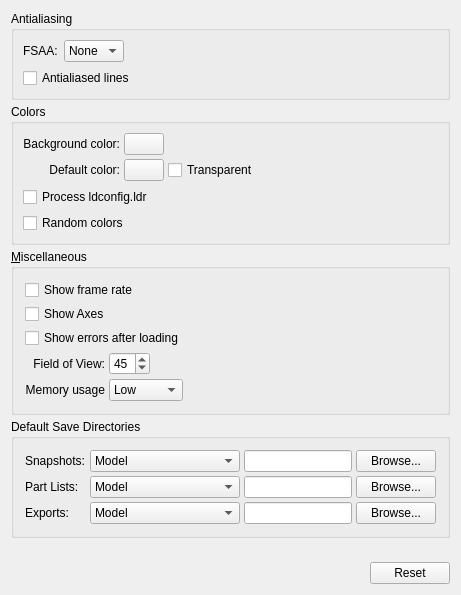
     <widget class="QWidget" name="generalTab">
      <attribute name="title">
       <string>General</string>
      </attribute>
      <layout class="QVBoxLayout">
       <property name="spacing">
        <number>4</number>
       </property>
       <property name="leftMargin">
        <number>11</number>
       </property>
       <property name="topMargin">
        <number>11</number>
       </property>
       <property name="rightMargin">
        <number>11</number>
       </property>
       <property name="bottomMargin">
        <number>11</number>
       </property>
       <item>
        <widget class="QGroupBox" name="fsaaBox">
         <property name="title">
          <string>Antialiasing</string>
         </property>
         <layout class="QVBoxLayout" name="verticalLayout">
          <item>
           <layout class="QHBoxLayout" name="horizontalLayout">
            <item>
             <widget class="QLabel" name="fsaaModeLabel">
              <property name="text">
               <string>FSAA:</string>
              </property>
             </widget>
            </item>
            <item>
             <widget class="QComboBox" name="fsaaModeBox">
              <property name="currentText">
               <string>None</string>
              </property>
              <property name="currentIndex">
               <number>0</number>
              </property>
              <item>
               <property name="text">
                <string>None</string>
               </property>
              </item>
              <item>
               <property name="text">
                <string>4x</string>
               </property>
              </item>
              <item>
               <property name="text">
                <string>8x</string>
               </property>
              </item>
             </widget>
            </item>
            <item>
             <spacer name="horizontalSpacer">
              <property name="orientation">
               <enum>Qt::Horizontal</enum>
              </property>
              <property name="sizeHint" stdset="0">
               <size>
                <width>40</width>
                <height>20</height>
               </size>
              </property>
             </spacer>
            </item>
           </layout>
          </item>
          <item>
           <layout class="QHBoxLayout" name="horizontalLayout_2">
            <item>
             <widget class="QCheckBox" name="aaLinesButton">
              <property name="text">
               <string>Antialiased lines</string>
              </property>
             </widget>
            </item>
            <item>
             <spacer name="horizontalSpacer_2">
              <property name="orientation">
               <enum>Qt::Horizontal</enum>
              </property>
              <property name="sizeHint" stdset="0">
               <size>
                <width>68</width>
                <height>20</height>
               </size>
              </property>
             </spacer>
            </item>
           </layout>
          </item>
         </layout>
        </widget>
       </item>
       <item>
        <widget class="QGroupBox" name="generalColorBox">
         <property name="sizePolicy">
          <sizepolicy hsizetype="Expanding" vsizetype="Fixed">
           <horstretch>0</horstretch>
           <verstretch>0</verstretch>
          </sizepolicy>
         </property>
         <property name="title">
          <string>Colors</string>
         </property>
         <layout class="QVBoxLayout" name="verticalLayout_2">
          <item>
           <layout class="QGridLayout">
            <property name="leftMargin">
             <number>0</number>
            </property>
            <property name="topMargin">
             <number>0</number>
            </property>
            <property name="rightMargin">
             <number>0</number>
            </property>
            <property name="bottomMargin">
             <number>0</number>
            </property>
            <property name="spacing">
             <number>4</number>
            </property>
            <item row="1" column="1">
             <widget class="QPushButton" name="defaultColorButton"/>
            </item>
            <item row="0" column="1">
             <widget class="QPushButton" name="backgroundColorButton"/>
            </item>
            <item row="1" column="0">
             <widget class="QLabel" name="defaultColorLabel">
              <property name="text">
               <string>Default color:</string>
              </property>
              <property name="alignment">
               <set>Qt::AlignRight|Qt::AlignTrailing|Qt::AlignVCenter</set>
              </property>
              <property name="wordWrap">
               <bool>false</bool>
              </property>
             </widget>
            </item>
            <item row="0" column="0">
             <widget class="QLabel" name="backgroundColorLabel">
              <property name="text">
               <string>Background color:</string>
              </property>
              <property name="alignment">
               <set>Qt::AlignRight|Qt::AlignTrailing|Qt::AlignVCenter</set>
              </property>
              <property name="wordWrap">
               <bool>false</bool>
              </property>
             </widget>
            </item>
            <item row="1" column="2">
             <widget class="QCheckBox" name="transparentButton">
              <property name="text">
               <string>Transparent</string>
              </property>
             </widget>
            </item>
            <item row="0" column="2">
             <spacer name="Spacer5_2">
              <property name="orientation">
               <enum>Qt::Horizontal</enum>
              </property>
              <property name="sizeType">
               <enum>QSizePolicy::Expanding</enum>
              </property>
              <property name="sizeHint" stdset="0">
               <size>
                <width>20</width>
                <height>20</height>
               </size>
              </property>
             </spacer>
            </item>
           </layout>
          </item>
          <item>
           <widget class="QCheckBox" name="processLdconfigLdrButton">
            <property name="text">
             <string>Process ldconfig.ldr</string>
            </property>
           </widget>
          </item>
          <item>
           <widget class="QCheckBox" name="randomColorsButton">
            <property name="text">
             <string>Random colors</string>
            </property>
           </widget>
          </item>
         </layout>
        </widget>
       </item>
       <item>
        <widget class="QGroupBox" name="generalMiscBox">
         <property name="sizePolicy">
          <sizepolicy hsizetype="Expanding" vsizetype="Fixed">
           <horstretch>0</horstretch>
           <verstretch>0</verstretch>
          </sizepolicy>
         </property>
         <property name="title">
          <string>&amp;Miscellaneous</string>
         </property>
         <layout class="QVBoxLayout">
          <property name="spacing">
           <number>4</number>
          </property>
          <property name="leftMargin">
           <number>11</number>
          </property>
          <property name="topMargin">
           <number>11</number>
          </property>
          <property name="rightMargin">
           <number>11</number>
          </property>
          <property name="bottomMargin">
           <number>11</number>
          </property>
          <item>
           <widget class="QCheckBox" name="frameRateButton">
            <property name="text">
             <string>Show frame rate</string>
            </property>
           </widget>
          </item>
          <item>
           <widget class="QCheckBox" name="showAxesButton">
            <property name="text">
             <string>Show Axes</string>
            </property>
           </widget>
          </item>
          <item>
           <widget class="QCheckBox" name="showErrorsButton">
            <property name="text">
             <string>Show errors after loading</string>
            </property>
           </widget>
          </item>
          <item>
           <layout class="QGridLayout">
            <property name="leftMargin">
             <number>0</number>
            </property>
            <property name="topMargin">
             <number>0</number>
            </property>
            <property name="rightMargin">
             <number>0</number>
            </property>
            <property name="bottomMargin">
             <number>0</number>
            </property>
            <property name="spacing">
             <number>4</number>
            </property>
            <item row="2" column="2">
             <spacer name="Spacer5">
              <property name="orientation">
               <enum>Qt::Horizontal</enum>
              </property>
              <property name="sizeType">
               <enum>QSizePolicy::Expanding</enum>
              </property>
              <property name="sizeHint" stdset="0">
               <size>
                <width>20</width>
                <height>20</height>
               </size>
              </property>
             </spacer>
            </item>
            <item row="2" column="0">
             <widget class="QLabel" name="fieldOfViewLabel">
              <property name="text">
               <string>Field of View:</string>
              </property>
              <property name="alignment">
               <set>Qt::AlignRight|Qt::AlignTrailing|Qt::AlignVCenter</set>
              </property>
              <property name="wordWrap">
               <bool>false</bool>
              </property>
             </widget>
            </item>
            <item row="2" column="1">
             <widget class="QSpinBox" name="fieldOfViewSpin">
              <property name="sizePolicy">
               <sizepolicy hsizetype="Fixed" vsizetype="Fixed">
                <horstretch>0</horstretch>
                <verstretch>0</verstretch>
               </sizepolicy>
              </property>
              <property name="minimum">
               <number>1</number>
              </property>
              <property name="maximum">
               <number>90</number>
              </property>
              <property name="value">
               <number>45</number>
              </property>
             </widget>
            </item>
            <item row="3" column="0">
             <widget class="QLabel" name="memoryUsageLabel">
              <property name="text">
               <string>Memory usage</string>
              </property>
              <property name="alignment">
               <set>Qt::AlignRight|Qt::AlignTrailing|Qt::AlignVCenter</set>
              </property>
              <property name="wordWrap">
               <bool>false</bool>
              </property>
             </widget>
            </item>
            <item row="3" column="1">
             <widget class="QComboBox" name="memoryUsageBox">
              <property name="sizePolicy">
               <sizepolicy hsizetype="Fixed" vsizetype="Fixed">
                <horstretch>0</horstretch>
                <verstretch>0</verstretch>
               </sizepolicy>
              </property>
              <item>
               <property name="text">
                <string>Low</string>
               </property>
              </item>
              <item>
               <property name="text">
                <string>Medium</string>
               </property>
              </item>
              <item>
               <property name="text">
                <string>High</string>
               </property>
              </item>
             </widget>
            </item>
           </layout>
          </item>
         </layout>
        </widget>
       </item>
       <item>
        <widget class="QGroupBox" name="generalSnapshotSaveBox">
         <property name="sizePolicy">
          <sizepolicy hsizetype="Expanding" vsizetype="Fixed">
           <horstretch>0</horstretch>
           <verstretch>0</verstretch>
          </sizepolicy>
         </property>
         <property name="title">
          <string>Default Save Directories</string>
         </property>
         <layout class="QVBoxLayout">
          <property name="spacing">
           <number>4</number>
          </property>
          <property name="leftMargin">
           <number>11</number>
          </property>
          <property name="topMargin">
           <number>11</number>
          </property>
          <property name="rightMargin">
           <number>11</number>
          </property>
          <property name="bottomMargin">
           <number>11</number>
          </property>
          <item>
           <layout class="QGridLayout">
            <property name="leftMargin">
             <number>0</number>
            </property>
            <property name="topMargin">
             <number>0</number>
            </property>
            <property name="rightMargin">
             <number>0</number>
            </property>
            <property name="bottomMargin">
             <number>0</number>
            </property>
            <property name="spacing">
             <number>4</number>
            </property>
            <item row="0" column="0">
             <widget class="QLabel" name="defaultSnapshotDirLabel">
              <property name="text">
               <string>Snapshots:</string>
              </property>
              <property name="alignment">
               <set>Qt::AlignLeading|Qt::AlignLeft|Qt::AlignVCenter</set>
              </property>
              <property name="wordWrap">
               <bool>false</bool>
              </property>
             </widget>
            </item>
            <item row="0" column="1">
             <widget class="QComboBox" name="snapshotSaveDirBox">
              <property name="sizePolicy">
               <sizepolicy hsizetype="Preferred" vsizetype="Fixed">
                <horstretch>0</horstretch>
                <verstretch>0</verstretch>
               </sizepolicy>
              </property>
              <item>
               <property name="text">
                <string>Model</string>
               </property>
              </item>
              <item>
               <property name="text">
                <string>Last Saved Snapshot</string>
               </property>
              </item>
              <item>
               <property name="text">
                <string>Specified</string>
               </property>
              </item>
             </widget>
            </item>
            <item row="0" column="2">
             <widget class="QLineEdit" name="snapshotSaveDirEdit"/>
            </item>
            <item row="0" column="3">
             <widget class="QPushButton" name="snapshotSaveDirButton">
              <property name="sizePolicy">
               <sizepolicy hsizetype="Fixed" vsizetype="Fixed">
                <horstretch>0</horstretch>
                <verstretch>0</verstretch>
               </sizepolicy>
              </property>
              <property name="text">
               <string>Browse...</string>
              </property>
             </widget>
            </item>
            <item row="1" column="0">
             <widget class="QLabel" name="defaultPartlistDirLabel">
              <property name="text">
               <string>Part Lists:</string>
              </property>
              <property name="alignment">
               <set>Qt::AlignLeading|Qt::AlignLeft|Qt::AlignVCenter</set>
              </property>
              <property name="wordWrap">
               <bool>false</bool>
              </property>
             </widget>
            </item>
            <item row="1" column="1">
             <widget class="QComboBox" name="partsListsSaveDirBox">
              <property name="sizePolicy">
               <sizepolicy hsizetype="Preferred" vsizetype="Fixed">
                <horstretch>0</horstretch>
                <verstretch>0</verstretch>
               </sizepolicy>
              </property>
              <item>
               <property name="text">
                <string>Model</string>
               </property>
              </item>
              <item>
               <property name="text">
                <string>Last Saved Parts Lists</string>
               </property>
              </item>
              <item>
               <property name="text">
                <string>Specified</string>
               </property>
              </item>
             </widget>
            </item>
            <item row="1" column="2">
             <widget class="QLineEdit" name="partsListsSaveDirEdit"/>
            </item>
            <item row="1" column="3">
             <widget class="QPushButton" name="partsListsSaveDirButton">
              <property name="sizePolicy">
               <sizepolicy hsizetype="Fixed" vsizetype="Fixed">
                <horstretch>0</horstretch>
                <verstretch>0</verstretch>
               </sizepolicy>
              </property>
              <property name="text">
               <string>Browse...</string>
              </property>
             </widget>
            </item>
            <item row="2" column="0">
             <widget class="QLabel" name="exportsDirLabel">
              <property name="text">
               <string>Exports:</string>
              </property>
              <property name="alignment">
               <set>Qt::AlignLeading|Qt::AlignLeft|Qt::AlignVCenter</set>
              </property>
              <property name="wordWrap">
               <bool>false</bool>
              </property>
             </widget>
            </item>
            <item row="2" column="1">
             <widget class="QComboBox" name="exportsListsSaveDirBox">
              <property name="sizePolicy">
               <sizepolicy hsizetype="Preferred" vsizetype="Fixed">
                <horstretch>0</horstretch>
                <verstretch>0</verstretch>
               </sizepolicy>
              </property>
              <item>
               <property name="text">
                <string>Model</string>
               </property>
              </item>
              <item>
               <property name="text">
                <string>Last Saved Exports</string>
               </property>
              </item>
              <item>
               <property name="text">
                <string>Specified</string>
               </property>
              </item>
             </widget>
            </item>
            <item row="2" column="2">
             <widget class="QLineEdit" name="exportsSaveDirEdit"/>
            </item>
            <item row="2" column="3">
             <widget class="QPushButton" name="exportsSaveDirButton">
              <property name="sizePolicy">
               <sizepolicy hsizetype="Fixed" vsizetype="Fixed">
                <horstretch>0</horstretch>
                <verstretch>0</verstretch>
               </sizepolicy>
              </property>
              <property name="text">
               <string>Browse...</string>
              </property>
             </widget>
            </item>
           </layout>
          </item>
         </layout>
        </widget>
       </item>
       <item>
        <spacer name="Spacer3">
         <property name="orientation">
          <enum>Qt::Vertical</enum>
         </property>
         <property name="sizeType">
          <enum>QSizePolicy::Expanding</enum>
         </property>
         <property name="sizeHint" stdset="0">
          <size>
           <width>20</width>
           <height>20</height>
          </size>
         </property>
        </spacer>
       </item>
       <item>
        <layout class="QHBoxLayout">
         <property name="spacing">
          <number>6</number>
         </property>
         <property name="leftMargin">
          <number>0</number>
         </property>
         <property name="topMargin">
          <number>0</number>
         </property>
         <property name="rightMargin">
          <number>0</number>
         </property>
         <property name="bottomMargin">
          <number>0</number>
         </property>
         <item>
          <spacer name="Spacer4">
           <property name="orientation">
            <enum>Qt::Horizontal</enum>
           </property>
           <property name="sizeType">
            <enum>QSizePolicy::Expanding</enum>
           </property>
           <property name="sizeHint" stdset="0">
            <size>
             <width>20</width>
             <height>20</height>
            </size>
           </property>
          </spacer>
         </item>
         <item>
          <widget class="QPushButton" name="generalResetButton">
           <property name="sizePolicy">
            <sizepolicy hsizetype="Fixed" vsizetype="Fixed">
             <horstretch>0</horstretch>
             <verstretch>0</verstretch>
            </sizepolicy>
           </property>
           <property name="text">
            <string>Reset</string>
           </property>
          </widget>
         </item>
        </layout>
       </item>
      </layout>
     </widget>
